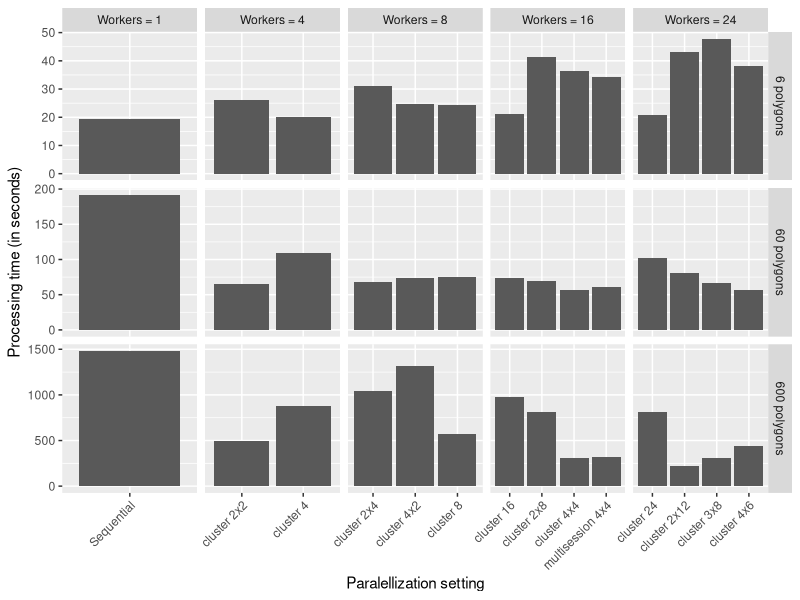

This figure's R source:
library(tidyverse)
library(readxl)
bench <- read_excel("Benchmarks_mapme.xlsx",
                    col_types = c("text", "text", "numeric", 
                                  "numeric", "numeric")) %>%
  mutate(workers = paste("Workers =", workers),
         workers = factor(workers, levels = c( "Workers = 1", "Workers = 4", 
                                               "Workers = 8", "Workers = 16",
                                               "Workers = 24"))) %>%
  pivot_longer(cols = ends_with("polygons"), names_to = "dataset_size",
               values_to = "elapsed")


bench %>%
  ggplot(aes(x = config, y = elapsed)) +
  geom_col() + 
  facet_grid(dataset_size ~ workers, scales = "free") + 
  theme(axis.text.x = element_text(angle = 45, hjust = 1)) + 
  labs(x = "Paralellization setting",
       y = "Processing time (in seconds)")
  
